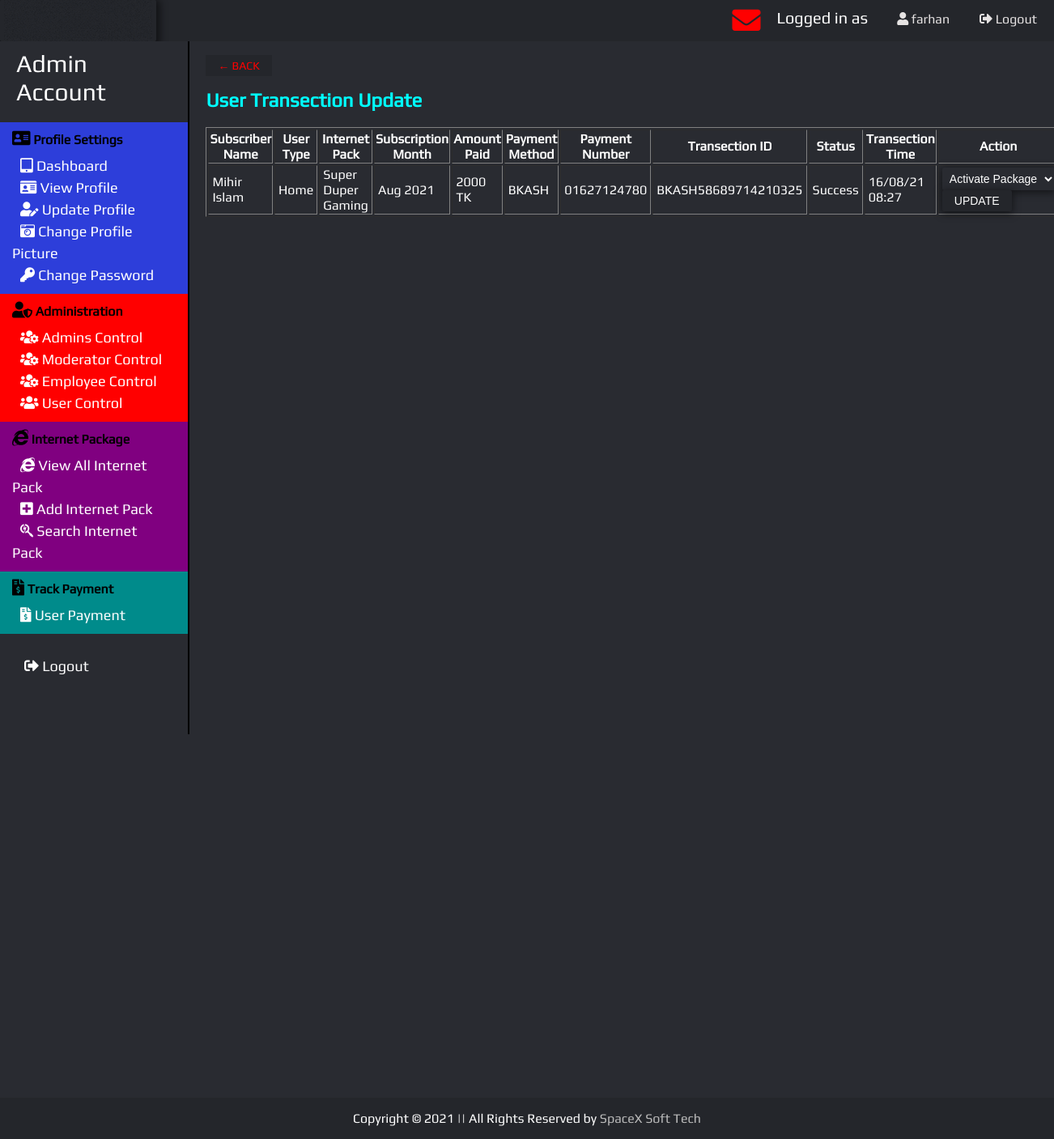
The page /view/update_userPayment.php?transaction_id=BKASH58689714210325 (signed in) on the database its author committed.
### tables this page shows
CREATE TABLE `payment` (
  `id` int(11) NOT NULL,
  `subscriber_name` varchar(100) NOT NULL,
  `subscriber_id` varchar(100) NOT NULL,
  `usertype` varchar(100) NOT NULL,
  `subscription_pack_id` varchar(100) NOT NULL,
  `subscription_pack_name` varchar(100) NOT NULL,
  `subscription_month` varchar(100) NOT NULL,
  `amount` varchar(100) NOT NULL,
  `payment_method` varchar(100) NOT NULL,
  `phone_number` varchar(100) NOT NULL,
  `transaction_id` varchar(100) NOT NULL,
  `status` varchar(100) NOT NULL,
  `transaction_time` varchar(100) NOT NULL
);

### model/payment_model.php (called while the page is built, shortened)
<?php
    function showUserPayment($transaction_id)
    {
        $conn = db_conn();
        $selectQuery = "SELECT * FROM `payment` where transaction_id = ?";
        try {
            $stmt = $conn->prepare($selectQuery);
            $stmt->execute([$transaction_id]);
        }
        catch (PDOException $e)
        {
            echo $e->getMessage();
        }
        $rows = $stmt->fetchAll(PDO::FETCH_ASSOC);
        return $rows;
    }
?>

### controller/paymentinfoCntrl.php (called while the page is built, shortened)
<?php
    require_once ('../model/payment_model.php');
    function fetchUserPayment($transaction_id)
    {
        return showUserPayment($transaction_id);
    }
?>

### view/update_userPayment.php (the view, shortened to what this page needs)
<?php
    require_once '../controller/paymentinfoCntrl.php';
    $payments = fetchUserPayment($_GET['transaction_id']);
?>
<!DOCTYPE html>
<html lang="en">
<head>
    <link href="../resources/stylesheet/ife.css?v=<?php echo time(); ?>" rel="stylesheet">
</head>
<body>
    <?php include('../header_footer/header_after_login.php'); ?>
    <div class="main">
        <section>
        <a href="../view/Track_userPayment.php"><span class="btn-action error">← Back</span></a>
            <h1 class="color-cyan">User Transection Update</h1>
            <table border="1" class="usr-table">
                <thead>
                    <tr>
                        <th>Subscriber Name</th>
                        <th>User Type</th>
                        <th>Internet Pack</th>
                        <th>Subscription Month</th>
                        <th>Amount Paid</th>
                        <th>Payment Method</th>
                        <th>Payment Number</th>
                        <th>Transection ID</th>
                        <th>Status</th>
                        <th>Transection Time</th>
                        <th>Action</th>
                    </tr>
                </thead>
                <tbody>
                    <?php foreach ($payments as $i => $payment): ?>
                        <tr>
                            <td><?php echo $payment['subscriber_name'] ?></td>
                            <td><?php echo $payment['usertype'] ?></td>
                            <td><?php echo $payment['subscription_pack_name'] ?></td>
                            <td><?php echo $payment['subscription_month'] ?></td>
                            <td><?php echo $payment['amount'] ?></td>
                            <td><?php echo $payment['payment_method'] ?></td>
                            <td><?php echo $payment['phone_number'] ?></td>
                            <td><?php echo $payment['transaction_id'] ?></td>
                            <td><?php echo $payment['status'] ?></td>
                            <td><?php echo $payment['transaction_time'] ?></td>
                            <td>
                                <form action='' method='post'>
                                    <select name='status' id='status'>
                                        <option value='Activation Success'>Activate Package</option>
                                    </select>
                                    <input type='submit' name='transaction_update' value='UPDATE' class="btn-action">
                                </form>
                            </td>
                        </tr>
                    <?php endforeach; ?>
                </tbody>
            </table>
        </section>
    </div>
    <?php include('../header_footer/copyright.php'); ?>
</body>
</html>

### resources/stylesheet/ife.css (style rules this page uses)
* { box-sizing: border-box; }
body { margin: 0; padding:0; background-color: #292b31; font-family: Play; color: white; }
a { color: #bbbbbb; text-decoration: none; }
section { width: 82%; float: right; height: 500px; padding: 20px; }
.error { color: #FF0000; }
.color-cyan { color:cyan; }
.usr-table tbody tr td { padding-left: 4px; padding-right: 4px; }
.btn-action { text-transform: uppercase; background: #24262B; border: 0; padding-left: 15px; padding-right: 15px; padding-top: 5px; padding-bottom: 5px; font-size: 14px; -webkit-transition: all 0.5 ease; transition: all 0.5 ease; cursor: pointer; }
input { background: rgba(255,255,255,0.2); color: white; border: none; position: relative; outline: none; padding: 5px; font-size: 14px; border-radius: 2px; box-shadow: 0 2px 10px 1px rgba(0,0,0,0.5); }
select { background: rgba(255,255,255,0.2); color: white; border: none; background: #292b31; position: relative; outline: none; padding: 5px; font-size: 14px; border-radius: 2px; box-shadow: 0 2px 10px 1px rgba(0,0,0,0.5); }

### rows shown on the page
payment: subscriber_name "Mihir Islam", usertype "Home", subscription_pack_name "Super Duper Gaming", subscription_month "Aug 2021", amount "2000 TK", payment_method "BKASH", phone_number "01627124780", transaction "BKASH58689714210325", status "Success", transaction_time "16/08/21 08:27"

### other values the page prints
$User "farhan"
